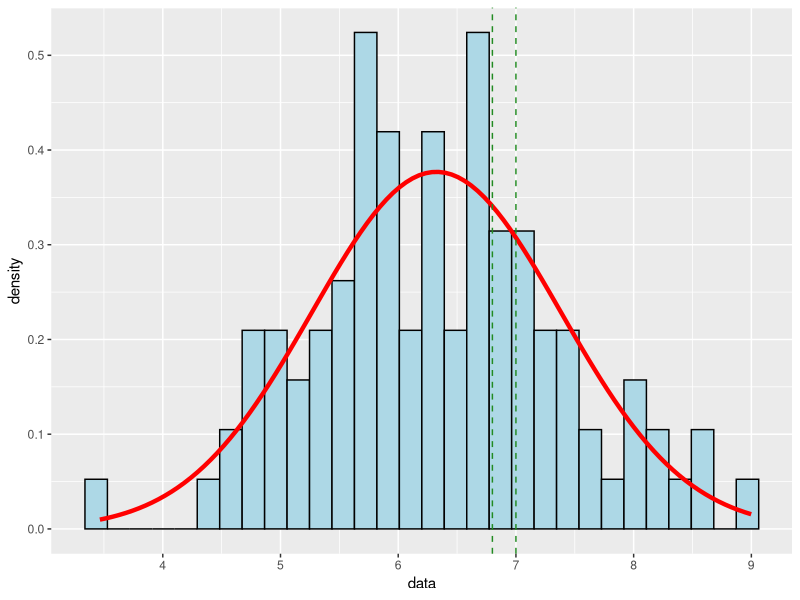
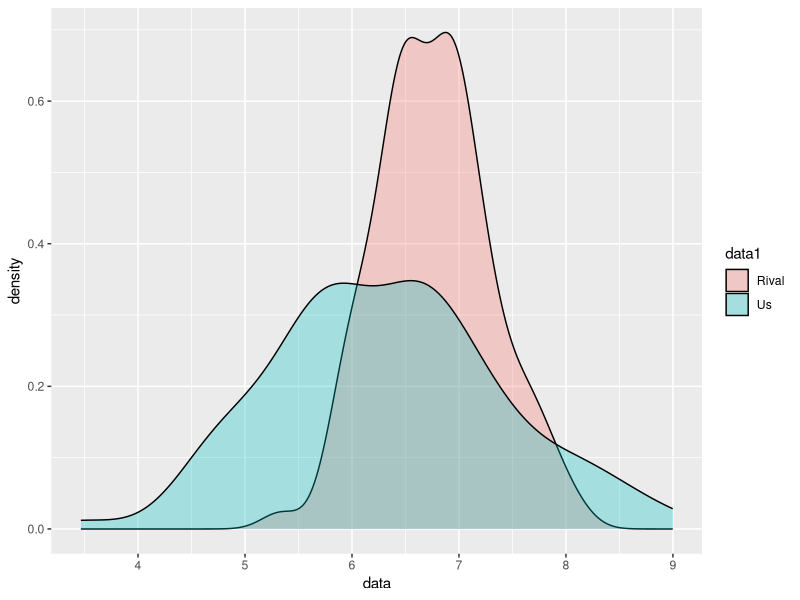
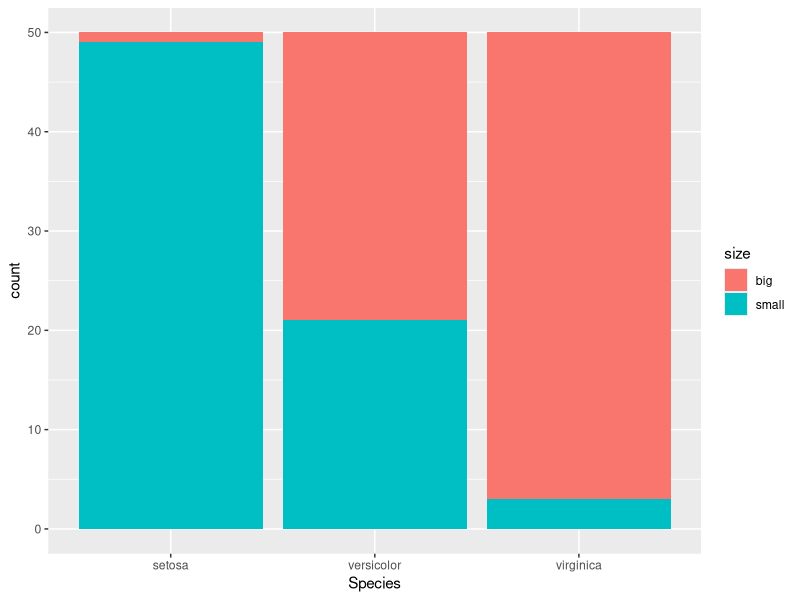

Reproduce these figures in R, in order.
## One sample t-test
## Get sample data
set.seed(30)
x <- as.data.frame(rnorm(100, mean = 6.4, sd = 1))

## Run one sample t-test against mean 7
t.test(x, mu = 7)

## One sample t-test, alternative as greater than
t.test(x, mu = 6.8, alternative = 'greater')

## Visualize distributions
library(ggplot2)
colnames(x) <- "data"

ggplot(x, aes(x=data)) + geom_histogram(aes(y = after_stat(density)), color = 'black', fill = 'lightblue') + 
  stat_function(fun = dnorm, args = list(mean = mean(x$data), sd = sd(x$data)), lwd = 1.5, color = 'red') + 
  geom_vline(xintercept = 6.8, linetype = "dashed", color = "forestgreen") + 
  geom_vline(xintercept = 7, linetype = "dashed", color = "forestgreen")

## Two-sample t-test
# Generate data
set.seed(30)
y <- as.data.frame(rnorm(100, mean = 6.8, sd = 0.5))

# Test for differences
t.test(x,y)

## Two sample t-test, one-tailed
t.test(x,y, alternative = 'less')

## Visualize distributions
colnames(y) <- "data"
Schools <- rbind(x,y)
Schools$data1 <- ifelse(seq.int(nrow(Schools)) < 101, "Us", "Rival")
Schools$dataX <- ifelse(Schools$data1 == "Us", Schools$data, NA)
Schools$dataY <- ifelse(Schools$data1 == "Rival", Schools$data, NA)

ggplot(data = Schools, aes(x = data, group = data1, fill = data1)) + geom_density(alpha = 0.3)

## Coin initialization
coin <- c("heads", "tails")
n <- 100

## Team 1, fair coin
Prob1 <- c(0.5,0.5)
set.seed(30)
samps1 <- as.data.frame(table(sample(coin, n, replace = TRUE, prob = Prob1)))

## Team 2, weighted coin
Prob2 <- c(0.6,0.4)
set.seed(30)
samps2 <- as.data.frame(table(sample(coin, n, replace = TRUE, prob = Prob2)))

## See data
samps1
samps2

## Compare
summary <- cbind(samps1, samps2)
summary <- summary[-c(3)]
summary

# Significant win?
prop.test(x = c(39,68), n = c(100,100), alternative = "less", conf.level = 0.95)

# Cheated? One Sample proportion
prop.test(x = 68, n = 100, p = 0.5, alternative = "greater")

## Chi-sq test for association
data <- iris

data$size <- ifelse(data$Sepal.Length < median(data$Sepal.Length),
                    "small", "big"
)

# Generate contingency table
Table <- table(data$Species, data$size)
Table

# Visual Aid
ggplot(data) + aes(x = Species, fill = size) +
  geom_bar()

# Run chi-sq test
test <- chisq.test(Table)
test
test$expected

# Test against expected probability of big per species
big <- c(1, 29, 47)
test <- chisq.test(big, p = c(1/6, 1/3, 1/2))
test
test$expected
